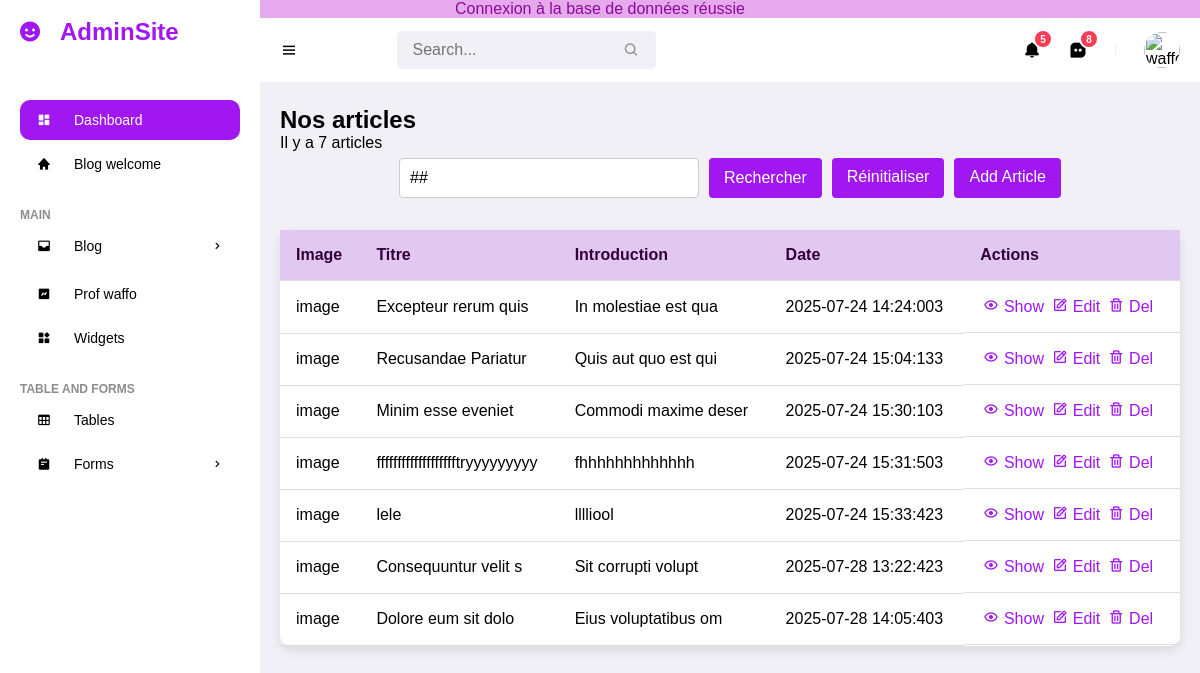
The page /list-article.php (signed in) on the database its author committed.
### tables this page shows
CREATE TABLE `articles` (
  `id` int NOT NULL,
  `image` varchar(255) DEFAULT NULL,
  `title` varchar(255) NOT NULL,
  `slug` varchar(255) NOT NULL,
  `introduction` text NOT NULL,
  `content` text NOT NULL,
  `created_at` datetime NOT NULL,
  `updated_at` datetime DEFAULT NULL
);

### list-article.php (called while the page is built, shortened)
<?php
require_once 'database/database.php';
$query = "SELECT * FROM articles";
$query =$pdo->prepare($query);
$query->execute();
$articles = $query->fetchAll(PDO::FETCH_ASSOC);
require_once 'resources/views/admin/articles/list-article_html.php';
$pageContent = ob_get_clean();
require_once 'resources/views/layouts/admin-layout/layout_html.php';

### resources/views/admin/articles/list-article_html.php (the view, shortened to what this page needs)
<h1>Nos articles</h1>
<p>Il y a <?= count($articles) ?> articles</p>
<form method="POST" action="">
    <input type="text" name="search" placeholder="Rechercher un article..." value="##">
    <button type="submit">Rechercher</button>
     <a class="button" href="/list-article.php">Réinitialiser</a>
     <a class="button" href="/admin.php">Add Article</a>
</form>
<table class="article-table">
    <thead>
        <tr>
            <th>Image</th>
            <th>Titre</th>
            <th>Introduction</th>
            <th>Date</th>
            <th>Actions</th>
        </tr>
    </thead>
    <tbody>
       <?php foreach ($articles as $article): ?>
            <tr>
                <td>
                   image
                </td>
                <td> <?= $article['title'] ?> </td>
                <td>  <?= $article['introduction'] ?> </td>
                <td> <?= $article['created_at'] ?>3</td>
                <td style="display: flex; justify-content: center; align-items: center;">
                    <a href="#">
                        <i class='bx bx-show'></i>Show
                    </a>
                    <a href="#">
                        <i class='bx bx-edit'></i>Edit
                    </a>
                    <a href="#" onclick="return confirm('Êtes-vous sûr de vouloir supprimer cet article ?!')">
                        <i class='bx bx-trash'></i>Del
                    </a>
                </td>
            </tr>
        <?php endforeach; ?>
    </tbody>
</table>

### database/database.php (shortened to what this page needs)
<?php
try {
    echo "<div style='background-color:#e6aaec;text-align:center; color:#8d079c;'>Connexion à la base de données réussie</div>";
} catch (PDOException $e) {
    echo "<div style='color:red;'>La connexion à la base de données a échoué :</div> ".$e->getMessage();
}

### resources/views/layouts/admin-layout/layout_html.php (shortened to what this page needs)
<!DOCTYPE html>
<html lang="en">
<head>
	<link href='/resources/css/boxicons.min.css' rel='stylesheet'>
	<link rel="stylesheet" href="/resources/css/style.css">
	<link rel="stylesheet" href="/resources/css/add-update.css">
	<link href='https://unpkg.com/boxicons@2.0.9/css/boxicons.min.css' rel='stylesheet'>
</head>
<body>
  <?php include 'sidebar_html.php'?>
	<section id="content">
    <?php include 'header_html.php'?>
    <main>
     <?= $pageContent ?>
   </main>
  	</section>
</body>
</html>

### resources/views/layouts/admin-layout/sidebar_html.php (shortened to what this page needs)
<section id="sidebar">
	<a href="#" class="brand"><i class='bx bxs-smile icon'></i> AdminSite</a>
	<ul class="side-menu">
		<li><a href="#" class="active"><i class='bx bxs-dashboard icon' ></i> Dashboard</a></li>
		<li><a href="index.php"><i class='bx bxs-home icon'></i> Blog welcome</a></li>
		<li class="divider" data-text="main">Blog</li>
		<li>
			<a href="#"><i class='bx bxs-inbox icon' ></i> Blog <i class='bx bx-chevron-right icon-right' ></i></a>
		</li>
		<li><a href="#"><i class='bx bxs-chart icon' ></i> Prof waffo</a></li>
		<li><a href="#"><i class='bx bxs-widget icon' ></i> Widgets</a></li>
		<li class="divider" data-text="table and forms">Table and forms</li>
		<li><a href="#"><i class='bx bx-table icon' ></i> Tables</a></li>
		<li>
			<a href="#"><i class='bx bxs-notepad icon' ></i> Forms <i class='bx bx-chevron-right icon-right' ></i></a>
		</li>
	</ul>
</section>

### resources/views/layouts/admin-layout/header_html.php (shortened to what this page needs)
<nav>
	<i class='bx bx-menu toggle-sidebar' ></i>
	<form action="#">
		<div class="form-group">
			<input type="text" placeholder="Search...">
			<i class='bx bx-search icon' ></i>
		</div>
	</form>
	<a href="#" class="nav-link">
		<i class='bx bxs-bell icon' ></i>
		<span class="badge">5</span>
	</a>
	<a href="#" class="nav-link">
		<i class='bx bxs-message-square-dots icon' ></i>
		<span class="badge">8</span>
	</a>
	<div class="profile">
		<img src="/publicAll/images/profil.png" alt="waffolele">
	</div>
</nav>

### resources/css/style.css (style rules this page uses)
* { margin: 0; padding: 0; box-sizing: border-box; }
:root { --grey: #F1F0F6; --dark-grey: #8D8D8D; --light: #fff; --dark: #000; --green: #81D43A; --light-green: #E3FFCB; --blue: #a117f1; --light-blue: #D0E4FF; --dark-blue: #8d079c; --red: #FC3B56; }
html { overflow-x: hidden; }
body { background: var(--grey); font-family: 'Ubuntu', sans-serif; overflow-x: hidden; }
a { text-decoration: none; }
li { list-style: none; }
#sidebar { position: fixed; max-width: 260px; width: 100%; background: var(--light); top: 0; left: 0; height: 100%; overflow-y: auto; scrollbar-width: none; transition: all .3s ease; z-index: 200; }
#sidebar .brand { font-size: 24px; display: flex; align-items: center; height: 64px; font-weight: 700; color: var(--blue); position: sticky; top: 0; left: 0; z-index: 100; background: var(--light); transition: all .3s ease; padding: 0 6px; }
#sidebar .icon { min-width: 48px; display: flex; justify-content: center; align-items: center; margin-right: 6px; }
#sidebar .icon-right { margin-left: auto; transition: all .3s ease; }
#sidebar .side-menu { margin: 36px 0; padding: 0 20px; transition: all .3s ease; }
#sidebar .side-menu a { display: flex; align-items: center; font-size: 14px; color: var(--dark); padding: 12px 16px 12px 0; transition: all .3s ease; border-radius: 10px; margin: 4px 0; white-space: nowrap; }
#sidebar .side-menu > li > a.active, #sidebar .side-menu > li > a.active:hover { background: var(--blue); color: var(--light); }
#sidebar .divider { margin-top: 24px; font-size: 12px; text-transform: uppercase; font-weight: 700; color: var(--dark-grey); transition: all .3s ease; white-space: nowrap; }
#content { position: relative; width: calc(100% - 260px); left: 260px; transition: all .3s ease; }
nav { background: var(--light); height: 64px; padding: 0 20px; display: flex; align-items: center; grid-gap: 28px; position: sticky; top: 0; left: 0; z-index: 100; }
nav .toggle-sidebar { font-size: 18px; cursor: pointer; }
nav form { max-width: 400px; width: 100%; margin-right: auto; }
nav .form-group { position: relative; }
nav .form-group input { width: 100%; background: var(--grey); border-radius: 5px; border: none; outline: none; padding: 10px 36px 10px 16px; transition: all .3s ease; }
nav .form-group .icon { position: absolute; top: 50%; transform: translateY(-50%); right: 16px; color: var(--dark-grey); }
nav .nav-link { position: relative; }
nav .nav-link .icon { font-size: 18px; color: var(--dark); }
nav .nav-link .badge { position: absolute; top: -12px; right: -12px; width: 20px; height: 20px; border-radius: 50%; border: 2px solid var(--light); background: var(--red); display: flex; justify-content: center; align-items: center; color: var(--light); font-size: 10px; font-weight: 700; }
nav .profile { position: relative; }
nav .profile img { width: 36px; height: 36px; border-radius: 50%; object-fit: cover; cursor: pointer; }
main { width: 100%; padding: 24px 20px 20px 20px; }
main form { margin-top: 6px; }

### resources/css/add-update.css (style rules this page uses)
:root { --primary-color: #a117f1; --secondary-color: #333; --background-color: #f4f4f4; --text-color: #333; --hover-color: #8d079c; }
.article-table { border-radius: 10px; box-shadow: 0 4px 12px rgba(0, 0, 0, 0.1); background-color: white; width: 100%; border-collapse: collapse; margin-top: 2rem; }
.article-table th, .article-table td { padding: 1rem; text-align: left; border-bottom: 1px solid #ddd; }
.article-table th { background-color:rgb(224, 200, 241); color: #33013a; }
.article-table a { color: var(--primary-color); text-decoration: none; margin-right: 0.5rem; transition: color 0.3s ease; }
.article-table i { margin-right: 0.3rem; }

### resources/views/admin/articles/list-article_html.php (style rules this page uses)
form { display: flex; justify-content: center; margin: 20px 0; }
input[type="text"] { padding: 10px; font-size: 16px; border: 1px solid #ccc; border-radius: 4px; width: 300px; transition: border-color 0.3s; }
button, .button { padding: 10px 15px; font-size: 16px; border: none; border-radius: 4px; background-color: #a117f1; color: white; cursor: pointer; margin-left: 10px; transition: background-color 0.3s; }

### rows shown on the page
articles: title "Excepteur rerum quis", introduction "In molestiae est qua", created_at "2025-07-24 14:24:00"
articles: title "Recusandae Pariatur", introduction "Quis aut quo est qui", created_at "2025-07-24 15:04:13"
articles: title "Minim esse eveniet", introduction "Commodi maxime deser", created_at "2025-07-24 15:30:10"
articles: title "ffffffffffffffffffftryyyyyyyyy", introduction "fhhhhhhhhhhhhh", created_at "2025-07-24 15:31:50"
articles: title "lele", introduction "lllliool", created_at "2025-07-24 15:33:42"
articles: title "Consequuntur velit s", introduction "Sit corrupti volupt", created_at "2025-07-28 13:22:42"
articles: title "Dolore eum sit dolo", introduction "Eius voluptatibus om", created_at "2025-07-28 14:05:40"

### other values the page prints
count($articles) "7"
